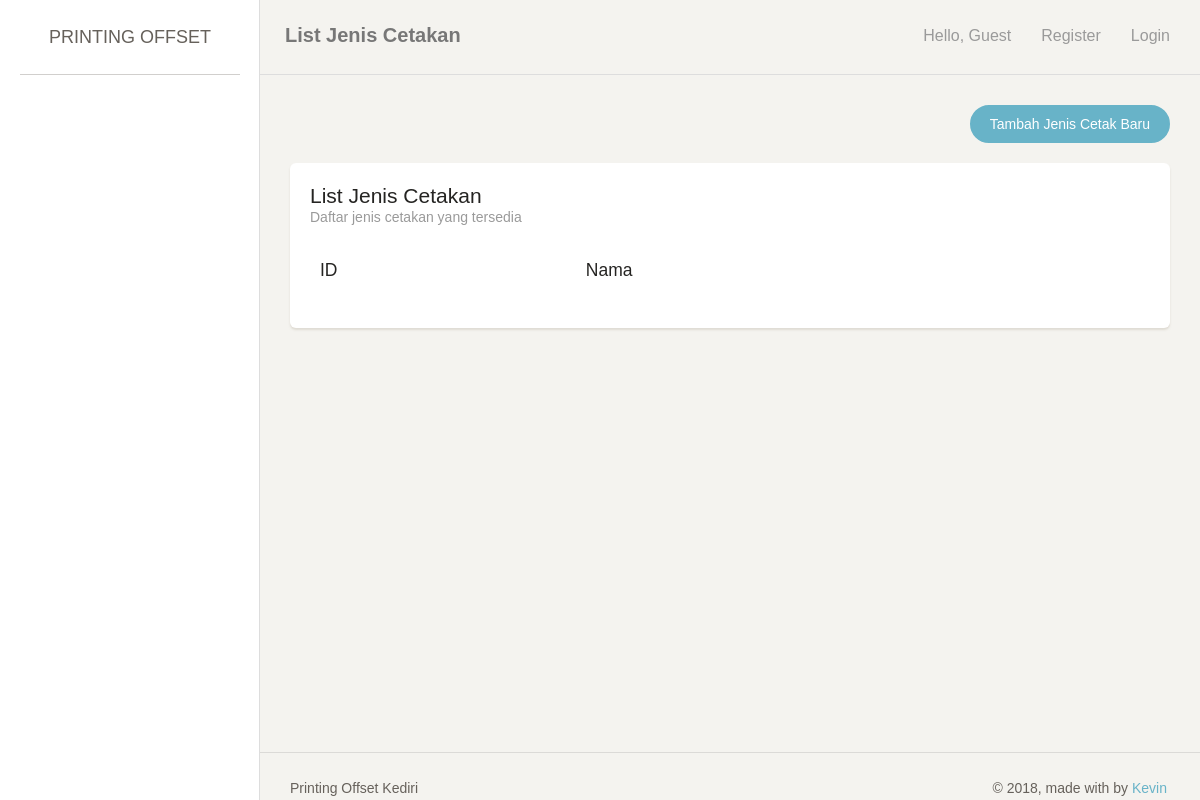
The page /index.php/jeniscetak on the database as committed earlier.
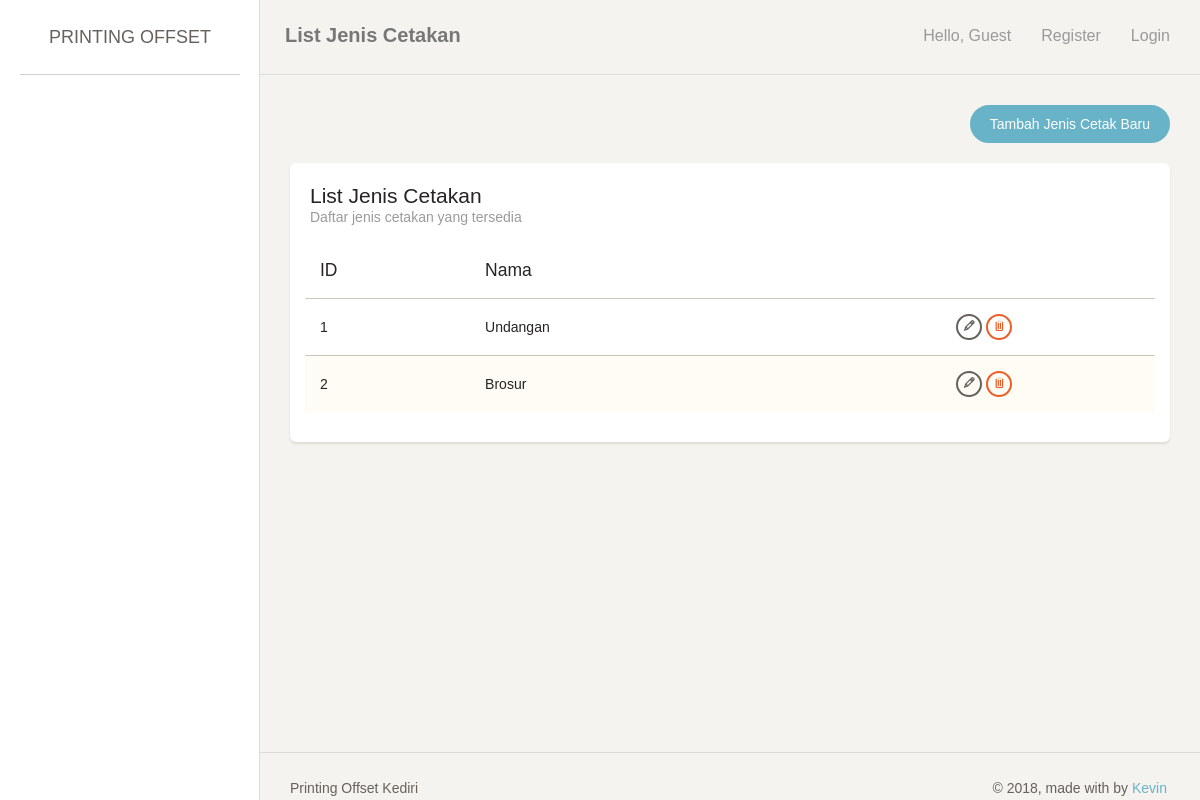
The same page on the database as committed later.
### tables this page shows
create table jenis_cetakan
(
   id_jenis_cetakan     int not null auto_increment,
   nama_jenis_cetakan   varchar(255),
   primary key (id_jenis_cetakan)
);

### application/controllers/JenisCetak.php (called while the page is built, shortened)
<?php
class JenisCetak extends CI_Controller {
	public function index() {
		$this->lst();
	}
	public function lst() {
		if ($_SESSION['printer']['user']['role'] == 0){
			$data['page_title'] = 'List Jenis Cetakan';
			$data['page_note'] = 'Daftar jenis cetakan yang tersedia';
			$data['row'] = $this->MJenisCetak->getAll();
			$this->load->view('header', $data);
			$this->load->view('jeniscetak_list', $data);
			$this->load->view('footer', $data);
		} else {
			redirect('login');
		}
	}
}

### index.php (called while the page is built, shortened)
<?php
require_once BASEPATH.'core/CodeIgniter.php';

### application/models/JenisCetak_model.php (called while the page is built, shortened)
<?php
class JenisCetak_model extends CI_Model {
	public function getAll() {
		return $this->db->get('jenis_cetakan')->result_array();
	}
}

### application/views/jeniscetak_list.php (the view, shortened to what this page needs)
<div class="content">
    <div class="container-fluid">
        <div class="row">
            <div class="col-md-12">
                <div align="right">
                    <a href="<?= site_url('jeniscetak/add/'); ?>" class="btn btn-info btn-fill btn-wd">Tambah Jenis Cetak Baru</a>
                </div>
                <br/>
                <div class="card">
                    <div class="header">
                        <h4 class="title"><?= $page_title; ?></h4>
                        <p class="category"><?= $page_note; ?></p>
                    </div>
                    <div class="content table-responsive">
                        <table id="myTable" class="table table-striped">
                            <thead><tr>
                                <th>ID</th>
                                <th>Nama</th>
                                <th></th>
                            </tr></thead>
                            <tbody>
                                <?php foreach ($row as $key => $value) {
                                    ?>
                                    <tr>
                                        <td><?= $value['id_jenis_cetakan']; ?></td>
                                        <td><?= $value['nama_jenis_cetakan']; ?></td>
                                        <td align="center">
                                            <a href="<?= site_url('jeniscetak/edit/'.$value['id_jenis_cetakan']); ?>" class="btn btn-waning btn-xs"><span class="ti-pencil" title="Edit"></span></a>
                                            <a href="<?= site_url('jeniscetak/delete/'.$value['id_jenis_cetakan']); ?>" class="btn btn-danger btn-xs"><span class="ti-trash" title="Delete"></span></a>
                                        </td>
                                    </tr>
                                    <?php
                                } ?>
                            </tbody>
                        </table>
                    </div>
                </div>
            </div>
        </div>
    </div>
</div>

Rows that differ between the two databases and show on the page:
added jenis_cetakan: id_jenis_cetakan "1", nama_jenis_cetakan "Undangan"
added jenis_cetakan: id_jenis_cetakan "2", nama_jenis_cetakan "Brosur"
